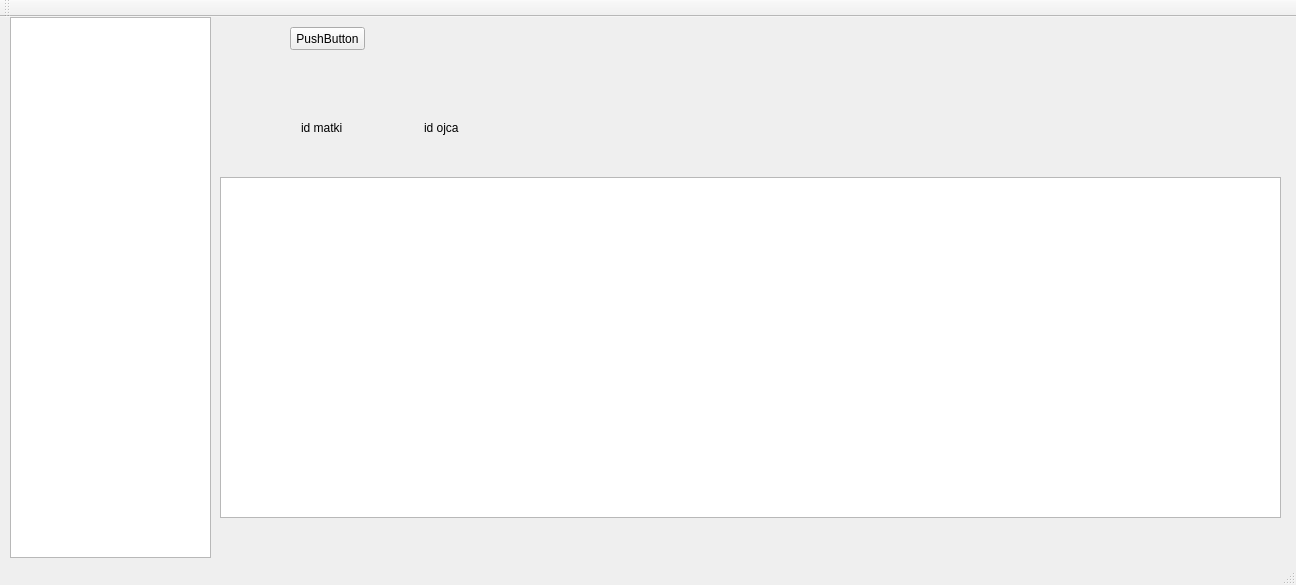
<?xml version="1.0" encoding="UTF-8"?>
<ui version="4.0">
 <class>MainWindow</class>
 <widget class="QMainWindow" name="MainWindow">
  <property name="geometry">
   <rect>
    <x>0</x>
    <y>0</y>
    <width>1296</width>
    <height>585</height>
   </rect>
  </property>
  <property name="windowTitle">
   <string>MainWindow</string>
  </property>
  <widget class="QWidget" name="centralWidget">
   <widget class="QLabel" name="info_label">
    <property name="geometry">
     <rect>
      <x>320</x>
      <y>480</y>
      <width>81</width>
      <height>21</height>
     </rect>
    </property>
    <property name="text">
     <string/>
    </property>
   </widget>
   <widget class="QTableWidget" name="family_list">
    <property name="geometry">
     <rect>
      <x>10</x>
      <y>0</y>
      <width>201</width>
      <height>541</height>
     </rect>
    </property>
   </widget>
   <widget class="QPushButton" name="pushButton">
    <property name="geometry">
     <rect>
      <x>290</x>
      <y>10</y>
      <width>75</width>
      <height>23</height>
     </rect>
    </property>
    <property name="text">
     <string>PushButton</string>
    </property>
   </widget>
   <widget class="QWidget" name="layoutWidget">
    <property name="geometry">
     <rect>
      <x>290</x>
      <y>90</y>
      <width>261</width>
      <height>41</height>
     </rect>
    </property>
    <layout class="QHBoxLayout" name="horizontalLayout">
     <item>
      <widget class="QLabel" name="label">
       <property name="text">
        <string>id matki</string>
       </property>
      </widget>
     </item>
     <item>
      <widget class="QLabel" name="label_2">
       <property name="text">
        <string>id ojca</string>
       </property>
      </widget>
     </item>
    </layout>
   </widget>
   <widget class="QGraphicsView" name="graphicsView">
    <property name="geometry">
     <rect>
      <x>220</x>
      <y>160</y>
      <width>1061</width>
      <height>341</height>
     </rect>
    </property>
   </widget>
  </widget>
  <widget class="QMenuBar" name="menuBar">
   <property name="geometry">
    <rect>
     <x>0</x>
     <y>0</y>
     <width>1296</width>
     <height>21</height>
    </rect>
   </property>
  </widget>
  <widget class="QToolBar" name="mainToolBar">
   <attribute name="toolBarArea">
    <enum>TopToolBarArea</enum>
   </attribute>
   <attribute name="toolBarBreak">
    <bool>false</bool>
   </attribute>
  </widget>
  <widget class="QStatusBar" name="statusBar"/>
 </widget>
 <layoutdefault spacing="6" margin="11"/>
 <resources/>
 <connections/>
</ui>
